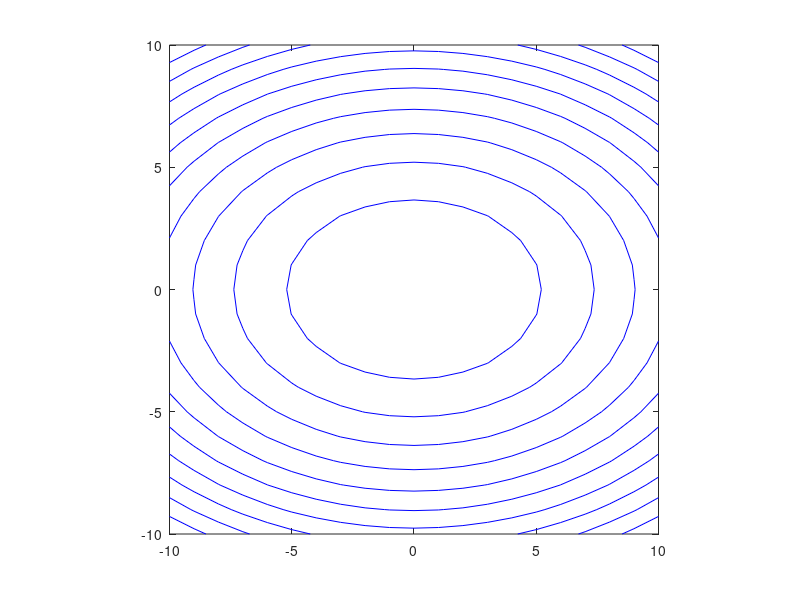

MATLAB code for this plot: (Note: this script raises an error after producing the figure.)
eta= 0.3: 0.01: 0.8;
a=2
aux_steps=100;
i=1;

while eta(i)~=0.8

    x2a = (-10:10);

    for x1a=-10:10
       z(x1a+11,:) = (x1a^2 + a * x2a.^2) / 2;
    end

    z = z';

    v=10:40:max(max(z));

    figure(1), clf
    contour(z,10,'b'), axis square
    set(gca,'XTick',[1 6 11 16 21])
    set(gca,'XTickLabel',[-10 -5 0 5 10])
    set(gca,'YTick',[1 6 11 16 21])
    set(gca,'YTickLabel',[-10 -5 0 5 10])

    hold on

    x1 = x1i;
    x2 = x2i;
    f = (a*x1^2 + x2^2) / 2;
    fold = f;

    dx1 = 0;
    dx2 = 0;

    iter = 0;

    plot(x1+11,x2+11,'r.')
    x1old = x1;
    x2old = x2;
    while f > threshold | fold > threshold | isnan(f)
       iter = iter + 1;
       if iter > maxiter, break, end
       dx1 = alfa * dx1 + (1 - alfa) * x1;
       dx2 = alfa * dx2 + (1 - alfa) * a * x2;
       x1 = x1 - eta(i) * dx1;
       x2 = x2 - eta(i) * dx2;
       fold = f;
       f = (a*x1^2 + x2^2) / 2;
      % plot([x1old x1] + 11, [x2old x2] + 11, 'r.-')
       x1old = x1;
       x2old = x2;
       if anim, pause(.01), end
    end

    if iter <= maxiter
      % fprintf('Converged in %d steps, f = %f\n', iter, f)
    else
       %fprintf('Did not converge in %d steps, f = %g\n', maxiter, f)
    end
    
    if aux_steps>iter
       aux_steps=iter;
       aux_eta=eta(i);
       fprintf('Converged in %d steps, eta = %f\n', aux_steps, eta(i))
    end
    
    i=i+1;
end
